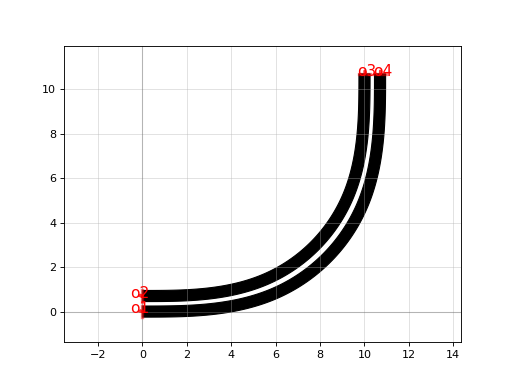

The Python source for this figure:
import gdsfactory as gf

c = gf.components.coupler90bend(radius=10.0, gap=0.2, cross_section_inner='strip', cross_section_outer='strip')
c.plot()
